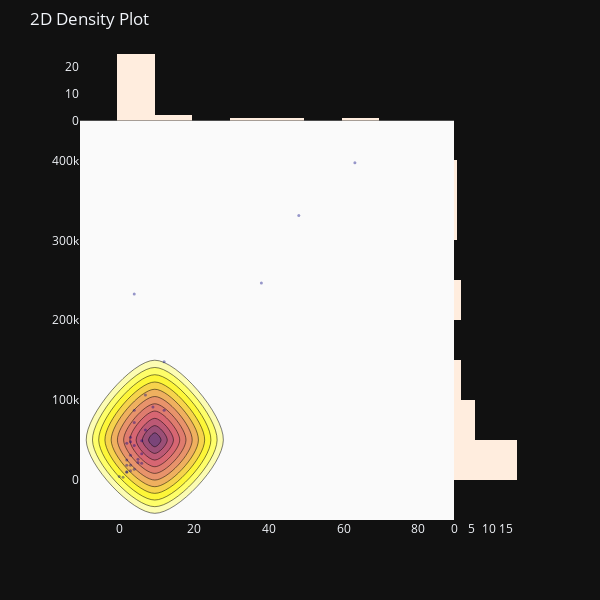

Notebook code for this chart:
### Code cell
import plotly.figure_factory as ff

x = df_bar_pubg['solo_Wins']
y = df_bar_pubg['solo_TimeSurvived']
#z = df_bar_pubg['squad_Heals']

colorscale = ['#7A4579', '#D56073', 'rgb(236,158,105)', (1, 1, 0.2), (0.98, 0.98, 0.98)]

fig = ff.create_2d_density(
	x, y, colorscale = colorscale,
	hist_color = 'rgb(255, 237, 222)', point_size = 3
)

iplot(fig, filename = 'histogram_subplots')

### Figure 1 — Plotly figure (JSON) as saved in the notebook; plotly's stock layout.template omitted (floating-point values rounded to 4 significant figures)
{"data": [{"marker": {"color": "rgb(0, 0, 128)", "opacity": 0.4, "size": 3}, "mode": "markers", "name": "points", "x": [3, 6, 0, 4, 2, 5, 12, 5, 6, 2, 7, 4, 9, 4, 3, 1, 38, 12, 6, 2, 7, 4, 3, 2, 48, 63, 4, 3, 3, 2], "y": [18470.0, 33010.0, 4330.0, 13420.0, 9841.0, 22000.0, 148100.0, 26090.0, 49280.0, 10280.0, 106300.0, 233000.0, 91380.0, 71910.0, 31000.0, 3638.0, 246800.0, 87210.0, 20930.0, 45920.0, 62760.0, 43120.0, 11730.0, 18490.0, 331200.0, 397000.0, 87510.0, 53550.0, 47970.0, 25090.0], "type": "scatter"}, {"colorscale": [[0.0, "rgb(122, 69, 121)"], [0.25, "rgb(213, 96, 115)"], [0.5, "rgb(236, 158, 105)"], [0.75, "rgb(255, 255, 51)"], [1.0, "rgb(250, 250, 250)"]], "name": "density", "ncontours": 20, "reversescale": true, "showscale": false, "x": [3, 6, 0, 4, 2, 5, 12, 5, 6, 2, 7, 4, 9, 4, 3, 1, 38, 12, 6, 2, 7, 4, 3, 2, 48, 63, 4, 3, 3, 2], "y": [18470.0, 33010.0, 4330.0, 13420.0, 9841.0, 22000.0, 148100.0, 26090.0, 49280.0, 10280.0, 106300.0, 233000.0, 91380.0, 71910.0, 31000.0, 3638.0, 246800.0, 87210.0, 20930.0, 45920.0, 62760.0, 43120.0, 11730.0, 18490.0, 331200.0, 397000.0, 87510.0, 53550.0, 47970.0, 25090.0], "type": "histogram2dcontour"}, {"marker": {"color": "rgb(255, 237, 222)"}, "name": "x density", "x": [3, 6, 0, 4, 2, 5, 12, 5, 6, 2, 7, 4, 9, 4, 3, 1, 38, 12, 6, 2, 7, 4, 3, 2, 48, 63, 4, 3, 3, 2], "yaxis": "y2", "type": "histogram"}, {"marker": {"color": "rgb(255, 237, 222)"}, "name": "y density", "xaxis": "x2", "y": [18470.0, 33010.0, 4330.0, 13420.0, 9841.0, 22000.0, 148100.0, 26090.0, 49280.0, 10280.0, 106300.0, 233000.0, 91380.0, 71910.0, 31000.0, 3638.0, 246800.0, 87210.0, 20930.0, 45920.0, 62760.0, 43120.0, 11730.0, 18490.0, 331200.0, 397000.0, 87510.0, 53550.0, 47970.0, 25090.0], "type": "histogram"}], "layout": {"autosize": false, "bargap": 0, "height": 600, "hovermode": "closest", "margin": {"t": 50}, "showlegend": false, "title": {"text": "2D Density Plot"}, "width": 600, "xaxis": {"domain": [0, 0.85], "showgrid": false, "zeroline": false}, "yaxis": {"domain": [0, 0.85], "showgrid": false, "zeroline": false}, "xaxis2": {"domain": [0.85, 1], "showgrid": false, "zeroline": false}, "yaxis2": {"domain": [0.85, 1], "showgrid": false, "zeroline": false}}}
